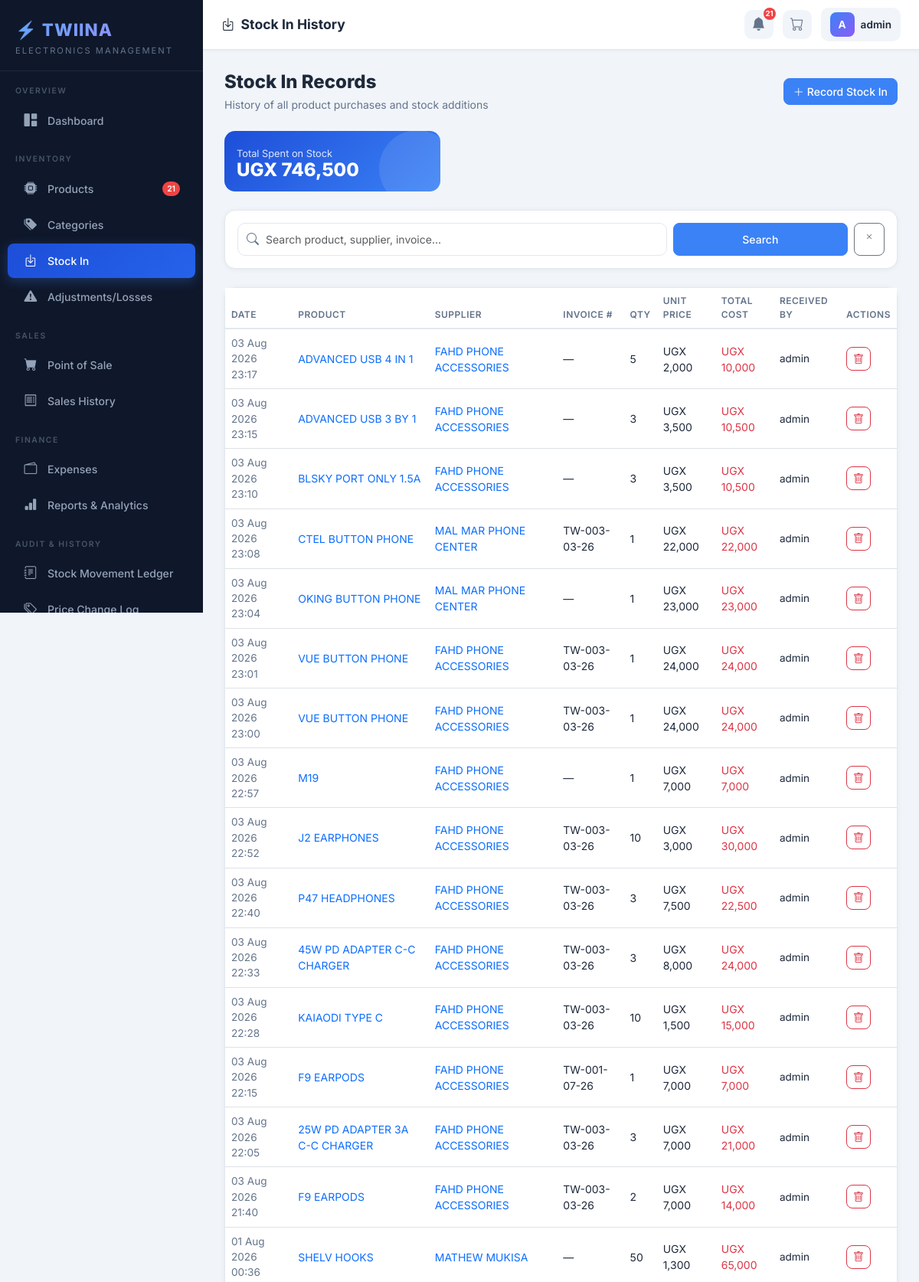
Page /stock-in/ (signed in, upper part) on the committed database.
### shop/models.py (models this page shows, shortened)
class StockIn(models.Model):
    product = models.ForeignKey(Product, on_delete=models.CASCADE, related_name='stock_ins')
    supplier = models.ForeignKey(Supplier, on_delete=models.SET_NULL, null=True, blank=True, related_name='stockin_set')
    quantity = models.PositiveIntegerField()
    buying_price_per_unit = models.DecimalField(max_digits=12, decimal_places=2)
    total_cost = models.DecimalField(max_digits=15, decimal_places=2, default=0)
    invoice_number = models.CharField(max_length=100, blank=True)
    notes = models.TextField(blank=True)
    received_by = models.ForeignKey(User, on_delete=models.SET_NULL, null=True, related_name='stock_ins')
    date_received = models.DateTimeField(auto_now_add=True)
    class Meta:
        verbose_name = "Stock In"
        verbose_name_plural = "Stock In Records"
        ordering = ['-date_received']

class Product(models.Model):
    PRICING_MODE_CHOICES = [
        ('MARKUP', 'Markup Percentage'),
        ('DIRECT', 'Direct Selling Price'),
    ]
    UNIT_CHOICES = [
        ('piece', 'Piece'), ('pair', 'Pair'), ('box', 'Box'),
        ('set', 'Set'), ('dozen', 'Dozen'), ('unit', 'Unit'),
        ('roll', 'Roll'), ('metre', 'Metre'), ('kit', 'Kit'),
    ]
    name = models.CharField(max_length=200)
    category = models.ForeignKey(Category, on_delete=models.SET_NULL, null=True, blank=True)
    brand = models.CharField(max_length=100, blank=True)
    model_number = models.CharField(max_length=100, blank=True)
    description = models.TextField(blank=True)
    barcode = models.CharField(max_length=100, blank=True, null=True, unique=True)
    unit = models.CharField(max_length=20, choices=UNIT_CHOICES, default='piece')
    image = models.ImageField(upload_to='products/', blank=True, null=True)
    buying_price = models.DecimalField(max_digits=12, decimal_places=2, default=0)
    pricing_mode = models.CharField(max_length=10, choices=PRICING_MODE_CHOICES, default='MARKUP')
    markup_percentage = models.DecimalField(max_digits=6, decimal_places=2, default=Decimal('50.00'))
    direct_selling_price = models.DecimalField(max_digits=12, decimal_places=2, null=True, blank=True)
    current_stock = models.PositiveIntegerField(default=0)
    reserved_stock = models.PositiveIntegerField(default=0)
    minimum_stock = models.PositiveIntegerField(default=5)
    is_active = models.BooleanField(default=True)
    date_added = models.DateTimeField(auto_now_add=True)
    last_updated = models.DateTimeField(auto_now=True)
    class Meta:
        ordering = ['name']

class Supplier(models.Model):
    name = models.CharField(max_length=200)
    contact_person = models.CharField(max_length=100, blank=True)
    phone = models.CharField(max_length=20)
    email = models.EmailField(blank=True)
    address = models.TextField(blank=True)
    notes = models.TextField(blank=True)
    is_active = models.BooleanField(default=True)
    date_added = models.DateTimeField(auto_now_add=True)
    class Meta:
        ordering = ['name']

### shop/views.py (the view)
# urls.py: path('stock-in/', views.stock_in_list, name='stock_in_list'),
@admin_required
def stock_in_list(request):
    q = request.GET.get('q', '')
    records = StockIn.objects.select_related('product', 'supplier', 'received_by').order_by('-date_received')
    if q:
        records = records.filter(
            Q(product__name__icontains=q) | Q(supplier__name__icontains=q) | Q(invoice_number__icontains=q)
        )
    total_spent = records.aggregate(t=Sum('total_cost'))['t'] or Decimal('0')
    return render(request, 'shop/stock_in/list.html', {
        'records': records, 'q': q, 'total_spent': total_spent
    })

### shop/context_processors.py (called while the page is built)
def global_context(request):
    if request.user.is_authenticated:
        low_stock_count = Product.objects.filter(
            current_stock__lte=models_min_stock(), is_active=True
        ).count()
        today_sales = Sale.objects.filter(
            date__date=timezone.now().date()
        ).count()
        try:
            user_role = request.user.profile.role
        except Exception:
            user_role = 'ATTENDANT'
        return {
            'low_stock_count': low_stock_count,
            'today_sales_count': today_sales,
            'user_role': user_role,
        }
    return {}

def models_min_stock():
    from django.db.models import F
    return F('minimum_stock')

### shop/models.py (called while the page is built)
    def is_admin(self):
        return self.role == 'ADMIN'

### shop/templatetags/shop_filters.py (called while the page is built)
@register.filter
def currency(value):
    if value is None:
        return "UGX 0.00"
    try:
        return f"UGX {float(value):,.0f}"
    except (ValueError, TypeError):
        return "UGX 0"

### templates/shop/stock_in/list.html (shortened to what this page needs)
{% extends 'base.html' %}
{% load shop_filters %}
{% block page_title %}<i class="bi bi-box-arrow-in-down me-2"></i>Stock In History{% endblock %}
{% block content %}
<div class="d-flex justify-content-between align-items-center mb-4 flex-wrap gap-2">
  <div class="page-header mb-0">
    <h1>Stock In Records</h1>
    <p>History of all product purchases and stock additions</p>
  </div>
  <a href="{% url 'stock_in_create' %}" class="btn btn-primary">
    <i class="bi bi-plus-lg me-1"></i>Record Stock In
  </a>
</div>
<div class="row g-3 mb-4">
  <div class="col-md-4">
    <div class="stat-card bg-grad-blue p-3">
      <div class="stat-label">Total Spent on Stock</div>
      <div class="stat-value" style="font-size: 1.5rem;">{{ total_spent|currency }}</div>
    </div>
  </div>
</div>
<div class="card mb-4">
  <div class="card-body py-3">
    <form method="get" class="row g-2">
      <div class="col-md-8">
        <div class="search-box">
          <i class="bi bi-search"></i>
          <input type="text" name="q" value="{{ q }}" class="form-control" placeholder="Search product, supplier, invoice..."/>
        </div>
      </div>
      <div class="col-md-4 d-flex gap-2">
        <button type="submit" class="btn btn-primary flex-fill">Search</button>
        <a href="{% url 'stock_in_list' %}" class="btn btn-outline-secondary"><i class="bi bi-x"></i></a>
      </div>
    </form>
  </div>
</div>
<div class="card">
  <div class="card-body p-0">
    <table class="table table-hover mb-0">
      <thead>
        <tr>
          <th>Date</th>
          <th>Product</th>
          <th>Supplier</th>
          <th>Invoice #</th>
          <th>Qty</th>
          <th>Unit Price</th>
          <th>Total Cost</th>
          <th>Received By</th>
          <th>Actions</th>
        </tr>
      </thead>
      <tbody>
        {% for r in records %}
        <tr>
          <td style="font-size:0.85rem; color:var(--text-muted);">{{ r.date_received|date:"d M Y H:i" }}</td>
          <td><a href="{% url 'product_detail' r.product.pk %}" class="fw-600 text-decoration-none">{{ r.product.name }}</a></td>
          <td>
            {% if r.supplier %}
            <a href="{% url 'supplier_detail' r.supplier.pk %}" class="text-decoration-none">{{ r.supplier.name }}</a>
            {% else %}
            <span class="text-muted">—</span>
            {% endif %}
          </td>
          <td>{{ r.invoice_number|default:"—" }}</td>
          <td class="fw-700">{{ r.quantity }}</td>
          <td>{{ r.buying_price_per_unit|currency }}</td>
          <td class="fw-700 text-danger">{{ r.total_cost|currency }}</td>
          <td style="font-size:0.85rem;">{{ r.received_by.get_full_name|default:r.received_by.username }}</td>
          <td>
             <a href="{% url 'stock_in_delete' r.pk %}" class="btn btn-sm btn-outline-danger" title="Delete & Reverse Stock"><i class="bi bi-trash"></i></a>
          </td>
        </tr>
        {% endfor %}
      </tbody>
    </table>
  </div>
</div>
{% endblock %}

### templates/base.html (shortened to what this page needs)
{% load shop_filters %}
<!DOCTYPE html>
<html lang="en">
<head>
  <link href="https://cdn.jsdelivr.net/npm/bootstrap@5.3.2/dist/css/bootstrap.min.css" rel="stylesheet"/>
  <link href="https://cdn.jsdelivr.net/npm/bootstrap-icons@1.11.3/font/bootstrap-icons.css" rel="stylesheet"/>
</head>
<body>
{% if user.is_authenticated %}
<div id="sidebar">
  <div class="sidebar-logo">
    <div class="brand-name">⚡ TWIINA</div>
    <div class="brand-sub">Electronics Management</div>
  </div>
  {% if user_role == 'ADMIN' %}
  <div class="nav-section-label">Overview</div>
  <nav class="sidebar-nav">
    <a href="{% url 'dashboard' %}" class="{% if request.resolver_match.url_name == 'dashboard' %}active{% endif %}">
      <i class="bi bi-grid-1x2-fill"></i> Dashboard
    </a>
  </nav>
  <div class="nav-section-label">Inventory</div>
  <nav class="sidebar-nav">
    <a href="{% url 'product_list' %}" class="{% if 'product' in request.resolver_match.url_name %}active{% endif %}">
      <i class="bi bi-cpu-fill"></i> Products
      {% if low_stock_count > 0 %}<span class="badge-dot">{{ low_stock_count }}</span>{% endif %}
    </a>
    <a href="{% url 'category_list' %}" class="{% if 'category' in request.resolver_match.url_name %}active{% endif %}">
      <i class="bi bi-tags-fill"></i> Categories
    </a>
    <a href="{% url 'stock_in_list' %}" class="{% if 'stock_in' in request.resolver_match.url_name %}active{% endif %}">
      <i class="bi bi-box-arrow-in-down"></i> Stock In
    </a>
    <a href="{% url 'adjustment_list' %}" class="{% if 'adjustment' in request.resolver_match.url_name %}active{% endif %}">
      <i class="bi bi-exclamation-triangle-fill"></i> Adjustments/Losses
    </a>
  </nav>
  <div class="nav-section-label">Sales</div>
  <nav class="sidebar-nav">
    <a href="{% url 'pos' %}" class="{% if request.resolver_match.url_name == 'pos' %}active{% endif %}">
      <i class="bi bi-cart-fill"></i> Point of Sale
    </a>
    <a href="{% url 'sale_list' %}" class="{% if 'sale' in request.resolver_match.url_name and request.resolver_match.url_name != 'pos' %}active{% endif %}">
      <i class="bi bi-receipt"></i> Sales History
    </a>
  </nav>
  <div class="nav-section-label">Finance</div>
  <nav class="sidebar-nav">
    <a href="{% url 'expense_list' %}" class="{% if 'expense' in request.resolver_match.url_name %}active{% endif %}">
      <i class="bi bi-wallet2"></i> Expenses
    </a>
    <a href="{% url 'reports' %}" class="{% if request.resolver_match.url_name == 'reports' %}active{% endif %}">
      <i class="bi bi-bar-chart-fill"></i> Reports & Analytics
    </a>
  </nav>
  <div class="nav-section-label">Audit & History</div>
  <nav class="sidebar-nav">
    <a href="{% url 'stock_history' %}" class="{% if request.resolver_match.url_name == 'stock_history' %}active{% endif %}">
      <i class="bi bi-journal-text"></i> Stock Movement Ledger
    </a>
    <a href="{% url 'price_history' %}" class="{% if request.resolver_match.url_name == 'price_history' %}active{% endif %}">
      <i class="bi bi-tags"></i> Price Change Log
    </a>
  </nav>
  {% endif %}
</div>
<div id="topbar">
  <span class="page-title">{% block page_title %}Dashboard{% endblock %}</span>
  <div class="topbar-right">
    {% if low_stock_count > 0 %}
    <a href="{% url 'product_list' %}?stock=low" class="topbar-icon-btn" title="Low Stock Alert">
      <i class="bi bi-bell-fill"></i>
      <span class="notif-badge">{{ low_stock_count }}</span>
    </a>
    {% endif %}
    <a href="{% url 'pos' %}" class="topbar-icon-btn" title="Point of Sale">
      <i class="bi bi-cart"></i>
    </a>
    <div class="topbar-user">
      <div class="avatar">{{ user.username|first|upper }}</div>
      <span class="u-name">{{ user.get_full_name|default:user.username }}</span>
    </div>
  </div>
</div>
<div id="main-content">
  {% block content %}{% endblock %}
</div>
{% else %}
{% block auth_content %}{% endblock %}
{% endif %}
</body>
</html>

### rows in the picture
StockIn: date_received "03 Aug 2026 23:17", product.name "ADVANCED USB 4 IN 1", supplier.name "FAHD PHONE ACCESSORIES", invoice_number "—", quantity "5", buying_price_per_unit "UGX 2,000", total_cost "UGX 10,000", received_by.get_full_name "admin"
StockIn: date_received "03 Aug 2026 23:15", product.name "ADVANCED USB 3 BY 1", supplier.name "FAHD PHONE ACCESSORIES", invoice_number "—", quantity "3", buying_price_per_unit "UGX 3,500", total_cost "UGX 10,500", received_by.get_full_name "admin"
StockIn: date_received "03 Aug 2026 23:10", product.name "BLSKY PORT ONLY 1.5A", supplier.name "FAHD PHONE ACCESSORIES", invoice_number "—", quantity "3", buying_price_per_unit "UGX 3,500", total_cost "UGX 10,500", received_by.get_full_name "admin"
StockIn: date_received "03 Aug 2026 23:08", product.name "CTEL BUTTON PHONE", supplier.name "MAL MAR PHONE CENTER", invoice_number "TW-003-03-26", quantity "1", buying_price_per_unit "UGX 22,000", total_cost "UGX 22,000", received_by.get_full_name "admin"
StockIn: date_received "03 Aug 2026 23:04", product.name "OKING BUTTON PHONE", supplier.name "MAL MAR PHONE CENTER", invoice_number "—", quantity "1", buying_price_per_unit "UGX 23,000", total_cost "UGX 23,000", received_by.get_full_name "admin"
StockIn: date_received "03 Aug 2026 23:01", product.name "VUE BUTTON PHONE", supplier.name "FAHD PHONE ACCESSORIES", invoice_number "TW-003-03-26", quantity "1", buying_price_per_unit "UGX 24,000", total_cost "UGX 24,000", received_by.get_full_name "admin"
StockIn: date_received "03 Aug 2026 23:00", product.name "VUE BUTTON PHONE", supplier.name "FAHD PHONE ACCESSORIES", invoice_number "TW-003-03-26", quantity "1", buying_price_per_unit "UGX 24,000", total_cost "UGX 24,000", received_by.get_full_name "admin"
StockIn: date_received "03 Aug 2026 22:57", product.name "M19", supplier.name "FAHD PHONE ACCESSORIES", invoice_number "—", quantity "1", buying_price_per_unit "UGX 7,000", total_cost "UGX 7,000", received_by.get_full_name "admin"
StockIn: date_received "03 Aug 2026 22:52", product.name "J2 EARPHONES", supplier.name "FAHD PHONE ACCESSORIES", invoice_number "TW-003-03-26", quantity "10", buying_price_per_unit "UGX 3,000", total_cost "UGX 30,000", received_by.get_full_name "admin"
StockIn: date_received "03 Aug 2026 22:40", product.name "P47 HEADPHONES", supplier.name "FAHD PHONE ACCESSORIES", invoice_number "TW-003-03-26", quantity "3", buying_price_per_unit "UGX 7,500", total_cost "UGX 22,500", received_by.get_full_name "admin"
StockIn: date_received "03 Aug 2026 22:33", product.name "45W PD ADAPTER C-C CHARGER", supplier.name "FAHD PHONE ACCESSORIES", invoice_number "TW-003-03-26", quantity "3", buying_price_per_unit "UGX 8,000", total_cost "UGX 24,000", received_by.get_full_name "admin"
StockIn: date_received "03 Aug 2026 22:28", product.name "KAIAODI TYPE C", supplier.name "FAHD PHONE ACCESSORIES", invoice_number "TW-003-03-26", quantity "10", buying_price_per_unit "UGX 1,500", total_cost "UGX 15,000", received_by.get_full_name "admin"
StockIn: date_received "03 Aug 2026 22:15", product.name "F9 EARPODS", supplier.name "FAHD PHONE ACCESSORIES", invoice_number "TW-001-07-26", quantity "1", buying_price_per_unit "UGX 7,000", total_cost "UGX 7,000", received_by.get_full_name "admin"
StockIn: date_received "03 Aug 2026 22:05", product.name "25W PD ADAPTER 3A C-C CHARGER", supplier.name "FAHD PHONE ACCESSORIES", invoice_number "TW-003-03-26", quantity "3", buying_price_per_unit "UGX 7,000", total_cost "UGX 21,000", received_by.get_full_name "admin"
StockIn: date_received "03 Aug 2026 21:40", product.name "F9 EARPODS", supplier.name "FAHD PHONE ACCESSORIES", invoice_number "TW-003-03-26", quantity "2", buying_price_per_unit "UGX 7,000", total_cost "UGX 14,000", received_by.get_full_name "admin"
StockIn: date_received "01 Aug 2026 00:36", product.name "SHELV HOOKS", supplier.name "MATHEW MUKISA", invoice_number "—", quantity "50", buying_price_per_unit "UGX 1,300", total_cost "UGX 65,000", received_by.get_full_name "admin"

### other values in the picture
{{ low_stock_count }} "21"
{{ user.username|first|upper }} "A"
{{ user.get_full_name|default:user.username }} "admin"
{{ total_spent|currency }} "UGX 746,500"
